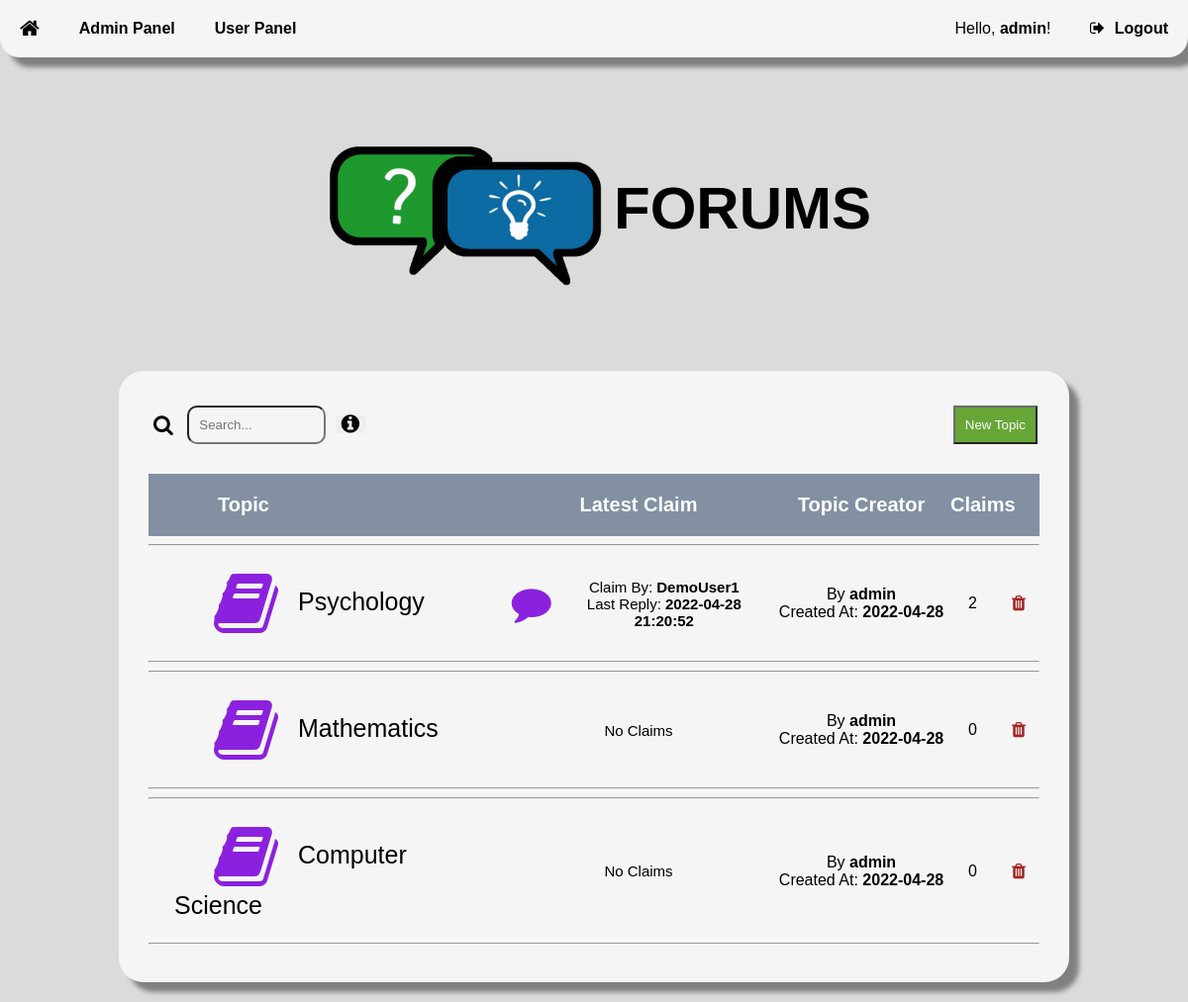
Screenshot of / (signed in) with the database file from the repository.
### tables this page shows
CREATE TABLE user (
    userID INTEGER NOT NULL PRIMARY KEY AUTOINCREMENT,
    userName TEXT NOT NULL,
    passwordHash BLOB NOT NULL,
    isAdmin BOOLEAN NOT NULL,
    creationTime INTEGER NOT NULL,
    lastVisit INTEGER NOT NULL
);

CREATE TABLE topic (
    topicID INTEGER NOT NULL PRIMARY KEY AUTOINCREMENT,
    topicName TEXT NOT NULL,
    postingUser INTEGER REFERENCES user(userID) ON DELETE SET NULL ON UPDATE CASCADE,
    creationTime INTEGER NOT NULL,
    updateTime INTEGER NOT NULL
);

### server.py (the view)
@app.route('/')
def homepage():
    topics = getAllTopics()
    return render_template("Homepage.html", user=getUserStatus(), topics=topics)

### server.py (called while the page is built)
def getUserStatus():
    if isUserLoggedIn():
        id = getUserIDFromSession()
        username = getUsername(id)
        loggedIn = True
        admin = isAdmin(getUserIDFromSession())
        updateUserLastVisit(id)
    else:
        id = 0
        username = "NULL"
        loggedIn = False
        admin = False
    class Status:
        Id = id
        Username = username
        LoggedIn = loggedIn
        Admin = admin
    return Status

def updateUserLastVisit(id):
    db = sqlite3.connect(PATH)
    cursor = db.cursor()
    cursor.execute(
        "UPDATE user SET lastVisit=julianday('now') WHERE userID=?", (id,))
    db.commit()
    db.close()

def isUserLoggedIn():
    if session.get("userID"):
        return True
    return False

def getUserIDFromSession():
    return session.get("userID")

def getUsername(id):
    db = sqlite3.connect(PATH)
    cursor = db.cursor()
    user = cursor.execute(
        "SELECT userName FROM user WHERE userID=?", (id,))
    username = "[user-deleted]"  # if no user is found
    for row in user:
        username = row[0]
    return username

def isAdmin(id):
    db = sqlite3.connect(PATH)
    cursor = db.cursor()
    user = cursor.execute(
        "SELECT isAdmin FROM user WHERE userID=?", (id,))
    for row in user:
        if row[0] == True:
            return True
        return False

def getTotalClaimsInTopic(topicId):
    db = sqlite3.connect(PATH)
    cursor = db.cursor()
    claim = cursor.execute(
        "SELECT count(*) FROM claim WHERE topic=?", (topicId,))
    for row in claim:
        return row[0]

def getLatestClaimInTopic(topicId):
    db = sqlite3.connect(PATH)
    cursor = db.cursor()
    latestClaim = cursor.execute(
        "SELECT claimID, postingUser, updateTime FROM claim WHERE topic=? ORDER BY updateTime DESC LIMIT 1", (topicId,))
    class LatestClaim:
        HasClaim = False
    for row in latestClaim:
        class LatestClaim:
            HasClaim = True
            Id = row[0]
            Username = getUsername(row[1])
            UpdatedAt = convertJulianTime(row[2], "FULL")
    return LatestClaim

### templates/homepage.html (shortened to what this page needs)
<!DOCTYPE html>
<html>
<head>
    <link rel="stylesheet" type="text/css" href="{{ url_for('static', filename='CSS/global.css') }}">
    <link rel="stylesheet" type="text/css"
        href="https://stackpath.bootstrapcdn.com/font-awesome/4.7.0/css/font-awesome.min.css">
</head>
<body
    onload="load(`{{ url_for('static', filename='Templates/RegisterForm.html') }}`, `{{ url_for('static', filename='Templates/LoginForm.html') }}`, `{{ url_for('static', filename='Templates/MessageBoxes.html') }}`)">
    <nav class="navigationContainer">
        <button id="homeBtn" style="float: left;" onclick="location.href='/'" class="navigationBtn"><i
                class="fa fa-home fa-lg" aria-label="Home Button"></i></button>
        {% if user.Admin == True %}
        <button id="adminBtn" style="float: left;" onclick="location.href='/adminpanel'" class="navigationBtn"><b>Admin
                Panel</b></button>
        <button id="adminBtn" style="float: left;" onclick="location.href='/userpanel'" class="navigationBtn"><b>User
                Panel</b></button>
        {% endif %}
        {% if user.Username != "NULL" %}
        <span style="color: var(--text);">Hello, <b>{{ user.Username }}</b>!</span>
        {% endif %}
        {% if user.LoggedIn == True %}
        <button id="logoutBtn" style="display: inline-block; margin-left: 15px;" onclick="location.href='/signout'"
            class="navigationBtn"><i class="fa fa-sign-out navigationBtnIcon"
                aria-hidden="true"></i><b>Logout</b></button>
        {% endif %}
    </nav>
    <div id="mainContainer">
        <div class="logoContainer">
            <h1 style="vertical-align: middle;" class="logoTitle"><img alt="Website Logo"
                    style="vertical-align: middle;" width="300px" height="300px"
                    src="{{ url_for('static', filename='Resources/Images/logo.png') }}" />FORUMS</h1>
        </div>
        <div class="forumsContainer" style="margin-top: 0;">
            <div class="flex-container-space-between">
                <div>
                    <label class="searchLabel"><i class="fa fa-search fa-lg" aria-hidden="true"></i></label>
                    <input oninput="search()" class="searchField" name="searchQuery" type="search"
                        placeholder="Search..." id="search" />
                    <button title="Advanced Search" onclick="overlayOn('overlayAdvancedSearch')"
                        style="cursor: pointer; border: none;" class="fa fa-info-circle fa-lg"
                        aria-label="Open advanced search help window">
                    </button>
                </div>
                <div>
                    {% if user.LoggedIn == True %}
                    <button class="btn" onclick="overlayOn('overlayTopic')">New Topic</button>
                    {% endif %}
                </div>
            </div>
            <div class="topicContainerTitle grid-container-topics">
                <span style="color: white; margin-left: 70px;"><b>Topic</b></span>
                <span style="color: white;" class="grid-content-center"><b>Latest Claim</b></span>
                <span style="color: white;" class="grid-content-center"><b>Topic Creator</b></span>
                <span style="color: white;" class="grid-content-center"><b>Claims</b></span>
            </div>
            {% for topic in topics %}
            <div>
                <hr>
                <div class="grid-container-topics">
                    <button title="View Topic" onclick="location.href='/{{ topic.Id }}'" style="margin-left: 20px;"
                        class="topicContainer">
                        <span class="topic"><i class="fa fa-book fa-4x topicIcon" aria-label="Topic"></i>{{ topic.Name
                            }}</span>
                    </button>
                    <div style="font-size: 15px;" class="topic grid-content-center">
                        {% if topic.Claim.HasClaim == True %}
                        <button title="View Claim" tabindex="0"
                            onclick="location.href='/{{ topic.Id }}/{{ topic.Claim.Id }}'"
                            style="display: grid; grid-template-columns: 20% 80%; justify-items: center; align-items: center; text-align: center;"
                            class="topicContainer">
                            <i style="margin-right: 10px; color: var(--primary);" class="fa fa-comment fa-3x"
                                aria-label="Latest claim for this topic"></i>
                            <div style="font-size: 15px;">
                                <span>Claim By: <b>{{ topic.Claim.Username }}</b></span>
                                <br>
                                <span>Last Reply: <b>{{ topic.Claim.UpdatedAt }}</b></span>
                            </div>
                        </button>
                        {% else %}
                        <span aria-label="No claims for this topic yet">No Claims</span>
                        {% endif %}
                    </div>
                    <div class="grid-content-center">
                        <div style="text-align: center;">
                            <span>By <b>{{ topic.Creator }}</b></span>
                            <br>
                            <span>Created At: <b>{{ topic.CreatedAt }}</b></span>
                        </div>
                    </div>
                    <div class="grid-content-center">
                        <span>{{ topic.Claims }}</span>
                    </div>
                    {% if user.Admin == True %}
                    <div class="grid-content-center">
                        <form action="/delete/topic/{{ topic.Id }}" method="POST">
                            <button title="Delete Topic" type="submit" class="transBtn"><i aria-label="Delete Topic"
                                    style="color: var(--remove);" class="fa fa-trash fa-lg"></i></button>
                        </form>
                    </div>
                    {% endif %}
                </div>
                <hr>
            </div>
            {% endfor %}
        </div>
    </div>
</body>
</html>

### static/CSS/global.css (style rules this page uses)
:root { --primary: #8B21DE; --secondary: #4f9917; --third: #8290a2; --background: rgb(219, 219, 219); --background2: whitesmoke; --text: black; --text2: white; --icon: black; --icon2: white; --form: whitesmoke; --highlight: rgb(223, 223, 223); --border: rgb(180, 180, 180); --link: dodgerblue; --containerShadow: gray; --admin: var(--primary); --remove: rgb(150, 0, 0); --replyTypeClarification: gold; --replyTypeSupportingArgument: #89AC76; --replyTypeCounterargument: #4D5645; --replyTypeEvidence: #E6D690; --replyTypeSupport: #57A639; --replyTypeRebuttal: #D36E70; }
#mainContainer { margin-top: 65px; }
body { font-family: Helvetica, sans-serif; background-color: var(--background); margin: 0; padding: 0; }
h1, h2, h3, h4, h5, h6, p, span, small { color: var(--text); }
.forumsContainer { background-color: var(--background2); border-radius: 25px; box-shadow: 10px 10px 5px var(--containerShadow); padding: 30px; margin-top: 100px; margin-left: 10%; margin-right: 10%; margin-bottom: 20px; }
.searchField { background-color: var(--form); vertical-align: middle; border-radius: 10px; width: 50%; margin: 5px; padding: 10px; transition: width 300ms ease-in-out; }
.searchLabel { color: var(--icon); vertical-align: middle; margin: 5px; }
.navigationContainer { background-color: var(--background2); box-shadow: 10px 10px 5px var(--containerShadow); text-align: right; display: block; position: fixed; top: 0; width: 100%; z-index: 5; border-bottom-left-radius: 20px; border-bottom-right-radius: 20px; }
.navigationBtn { color: var(--text); background-color: transparent; border-radius: 15px; border: none; cursor: pointer; padding: 20px; font-size: 16px; transition: background-color 300ms ease-in-out, border-radius 300ms ease-in-out; }
.navigationBtnIcon { margin: 0 10px 0 0; }
.btn { background-color: var(--secondary); color: var(--text2); vertical-align: middle; cursor: pointer; margin: 2px; padding: 10px; opacity: 0.85; transition: opacity 200ms ease-in-out, box-shadow 200ms ease-in-out; }
.transBtn { background-color: transparent; color: var(--text); border: none; vertical-align: middle; cursor: pointer; margin: 2px; padding: 10px 15px 10px 15px; border-radius: 10px; opacity: 0.85; transition: opacity 200ms ease-in-out, box-shadow 200ms ease-in-out; }
.topicContainerTitle { background-color: var(--third); padding-top: 20px; padding-bottom: 20px; margin-top: 25px; margin-bottom: 5px; font-size: 20px; }
.flex-container-space-between { display: flex; justify-content: space-between; align-items: center; }
.grid-container-topics { display: grid; grid-template-columns: 40% 30% 20% 5% 5%; }
.grid-content-center { display: grid; justify-items: center; align-items: center; }

### templates/homepage.html (style rules this page uses)
.topicContainer { background-color: transparent; border: none; cursor: pointer; text-align: left; border-radius: 15px; padding-top: 10px; padding-bottom: 10px; margin: 5px 0 5px 0; transition: background-color 250ms ease-in-out, box-shadow 250ms ease-in-out, border-radius 250ms ease-in-out; }
.topicIcon { color: var(--primary); vertical-align: middle; margin-left: 40px; margin-right: 20px; font-size: 70px; }
.topic { color: var(--text); font-size: 25px; vertical-align: middle; }
.logoContainer { margin-top: 10px; margin-bottom: 10px; }
.logoTitle { margin: auto; text-align: center; font-size: 60px; }

### rows the page displays
user: Username "admin", Creator "admin" "admin" "admin"
topic: Name "Psychology"
user: Claim.Username "DemoUser1"
topic: Name "Mathematics"
topic: Name "Computer Science"

### other values shown
{{ topic.Claim.UpdatedAt }} "2022-04-28 21:20:52"
{{ topic.CreatedAt }} "2022-04-28" "2022-04-28" "2022-04-28"
{{ topic.Claims }} "2" "0" "0"
